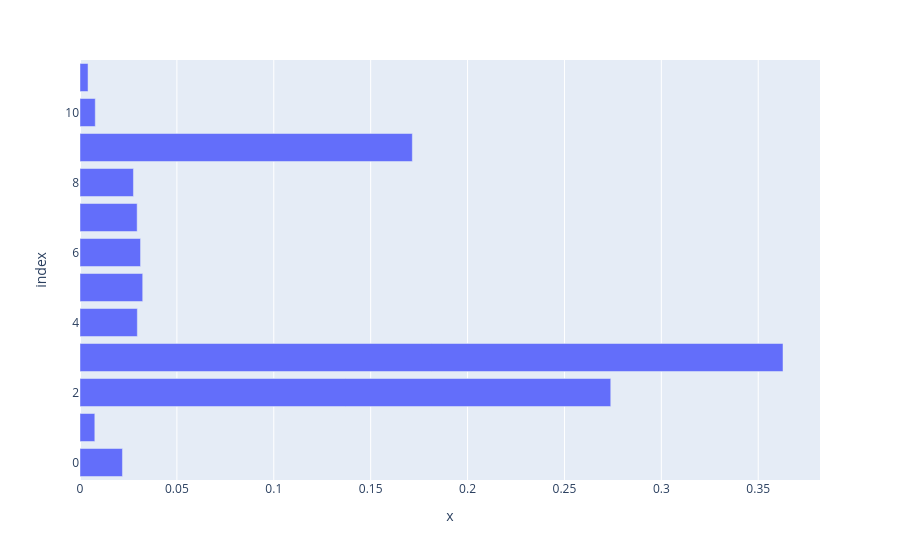

Notebook code cell kept with this figure:
### Code cell
px.bar(x.columns,imp)

### Figure 1 — Plotly figure (JSON) as saved in the notebook; plotly's stock layout.template omitted (floating-point values rounded to 4 significant figures)
{"data": [{"hovertemplate": "x=%{x}<br>index=%{y}<extra></extra>", "legendgroup": "", "marker": {"color": "#636efa", "pattern": {"shape": ""}}, "name": "", "orientation": "h", "showlegend": false, "textposition": "auto", "type": "bar", "x": [0.0219, 0.007646, 0.2739, 0.3628, 0.02959, 0.03236, 0.03124, 0.02949, 0.02758, 0.1715, 0.007883, 0.004149], "xaxis": "x", "y": [0, 1, 2, 3, 4, 5, 6, 7, 8, 9, 10, 11], "yaxis": "y"}], "layout": {"barmode": "relative", "legend": {"tracegroupgap": 0}, "margin": {"t": 60}, "xaxis": {"anchor": "y", "domain": [0, 1], "title": {"text": "x"}}, "yaxis": {"anchor": "x", "domain": [0, 1], "title": {"text": "index"}}}}
